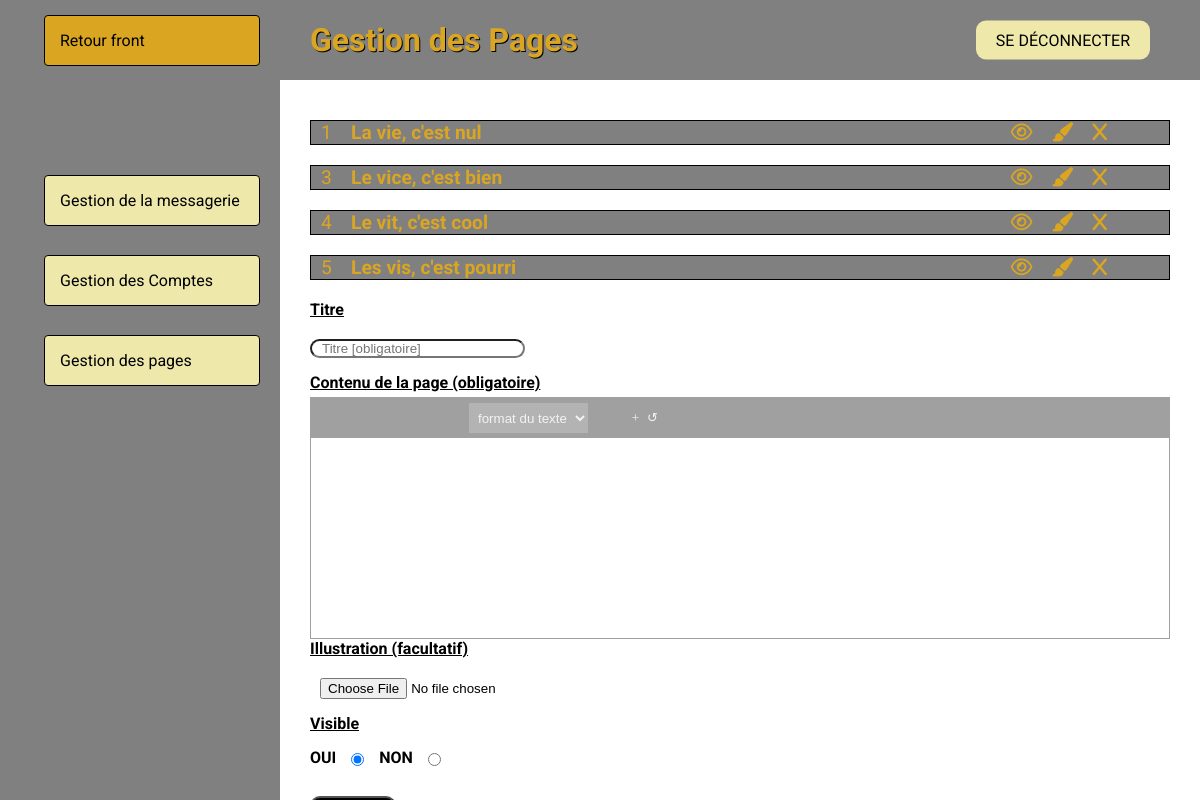
The app's page /back/back.php?action=page (signed in) with its own data.
### tables this page shows
CREATE TABLE `pages` (
  `id_page` int(3) NOT NULL,
  `titre_page` varchar(100) NOT NULL,
  `contenu_page` text NOT NULL,
  `img_page` varchar(100) DEFAULT NULL,
  `date_page` date NOT NULL,
  `visible` tinyint(1) DEFAULT '1'
);

### back/page.php (the view, shortened to what this page needs)
<?php
if (isset($_SESSION['id_compte'])) {
    $requete = "SELECT * FROM pages ORDER BY id_page ASC";
    $resultat = mysqli_query($connexion, $requete);
    $content = "";
    while ($ligne = mysqli_fetch_object($resultat)) {
        $content .= "<details>";
        $content .= "<summary>";
        $content .= "<div id=\"info_page\">";
        $content .= "<div id=\"id_page\">" . $ligne->id_page . "</div>";
        $content .= "<div id=\"titre_page\">" . $ligne->titre_page . " " . "</div>";
        $content .= "</div><div id=\"change_page\">";
        if ($ligne->visible == 1) {
            $content .= "<div><a href=\"back.php?action=page&cas=modifier_etat&etat=0&id_page=" . $ligne->id_page . "\"><i style=\"color: goldenrod;\" class=\"fa-regular fa-eye\"></i></a></div>";
        } else {
            $content .= "<div><a href=\"back.php?action=page&cas=modifier_etat&etat=1&id_page=" . $ligne->id_page . "\"><i style=\"color: goldenrod;\" class=\"fa-regular fa-eye-slash\"></i></a></div>";
        }
        $content .= "<div><a href=\"back.php?action=page&cas=recharger_page&id_page=" . $ligne->id_page . "\"  ><i style=\"color: goldenrod;\" class=\"fa-solid fa-paintbrush\"></i></a></div>";
        $content .= "<div><a href=\"back.php?action=page&cas=avertir_page&id_page=" . $ligne->id_page . "\"><i style=\"color: goldenrod;\" class=\"fa-solid fa-x\"></i></a></div>";
        $content .= "</div>";
        $content .= "</summary>";
        $content .= "<div class=\"contenu_page\">";
        $content .= "<div id=\"date\">Créer le " . $ligne->date_page . "</div>";
        $content .= "<div id=\"contenu_page\">" . $ligne->contenu_page . "</div>";
        $content .= "</div>";
        $content .= "</details>";
    }
} else {
    header("Location:../log/login.php");
}
?>

### css/root.css (style rules this page uses)
:root { --color1: #1dba90; --color2: #d34273; --color3: #3d3d3d; --color4: #fff; --padding_h: 15%; --padding_v: 40px; --header_h: 80px; }
* { padding: 0; margin: 0; box-sizing: border-box; outline: none; }
html { scroll-behavior: smooth; }

### css/back.css (style rules this page uses)
body { font-family: 'Roboto'; }
#left { position: fixed; top: 0; left: 0; width: 280px; height: 100vh; padding: 15px 20px; background-color: gray; }
#left #menu { display: flex; flex-direction: column; flex-wrap: wrap; list-style-type: none; }
#left a { display: block; background-color: palegoldenrod; margin-left: 10%; color: black; text-decoration: none; padding: 15px; border-radius: 4px; border: solid 1px black; margin-bottom: 10px; }
#left li:first-child { margin-bottom: 80px; }
#left li:first-child a { background-color: goldenrod; }
#title { position: fixed; top: 0; left: 280px; width: calc(100% - 280px); height: 80px; background-color: gray; display: flex; align-items: center; padding-inline: 30px; z-index: 2; }
#title a { text-decoration: none; color: black; background-color: palegoldenrod; padding: 10px 20px; border-radius: 10px; }
#title h1 { font-size: 2rem; color: goldenrod; text-shadow: 1px 1px black; }
#logout { position: absolute; right: 50px; top: 50%; transform: translate(0, -50%); z-index: auto; }
#right { position: fixed; top: 80px; left: 280px; width: calc(100% - 280px); min-height: calc(100vh - 80px); padding: 30px; }
#right details > summary { display: flex; flex-wrap: wrap; justify-content: space-between; background-color: gray; border: solid 1px black; margin-block: 10px; color: goldenrod; }
#right summary div { padding-right: 5%; font-size: 1.2rem; }
#right textarea { width: 100%; min-width: 100%; max-width: 100%; min-height: 200px; display: block; padding: 8px; font-size: inherit; font-family: inherit; }
#form_compte, #form_page { margin-top: 10px; display: flex; flex-direction: column; }
#form_page input { border-radius: 10px; padding-inline: 10px; margin-block: 15px; width: 25%; }
#right .options { display: flex; align-items: center; justify-content: flex-start; }
#right .options label, #right .options input { width: auto; padding-right: 15px; }
#info_page, #change_page { display: flex; flex-wrap: wrap; width: 50%; }
#change_page { justify-content: flex-end; }
#titre_page { font-weight: bold; width: 50%; }
#id_page { padding-left: 10px; }
#form_page label { font-weight: bold; text-decoration: underline; margin-bottom: 5px; }
#form_page #ouioui { text-decoration: none; }
#form_page #nonnon { text-decoration: none; padding-left: 15px; }

### css/editor.css (style rules this page uses)
:root { --primary-editor: #a0a0a0; --primary-editor-dark: #868686; --white-editor: #f3f3f3; --white-editor-true: #fff; --black-editor: #232323; --overlay: rgba(0,0,0,.6); }
.YSeditor { width:100%; font-size:0.85rem; border:1px solid var(--primary-editor); }

### records on screen
pages: id_page "1", titre_page "La vie, c'est nul"
pages: id_page "3", titre_page "Le vice, c'est bien"
pages: id_page "4", titre_page "Le vit, c'est cool"
pages: id_page "5", titre_page "Les vis, c'est pourri"
